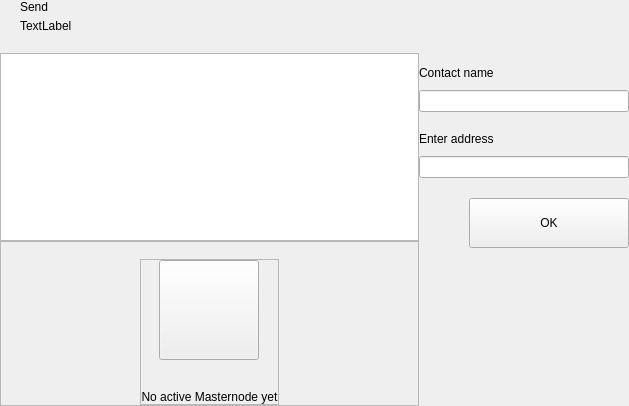
<?xml version="1.0" encoding="UTF-8"?>
<ui version="4.0">
 <class>AddressesWidget</class>
 <widget class="QWidget" name="AddressesWidget">
  <property name="geometry">
   <rect>
    <x>0</x>
    <y>0</y>
    <width>629</width>
    <height>406</height>
   </rect>
  </property>
  <property name="windowTitle">
   <string>Form</string>
  </property>
  <layout class="QHBoxLayout" name="horizontalLayout_2" stretch="2,1">
   <property name="spacing">
    <number>0</number>
   </property>
   <property name="leftMargin">
    <number>0</number>
   </property>
   <property name="topMargin">
    <number>0</number>
   </property>
   <property name="rightMargin">
    <number>0</number>
   </property>
   <property name="bottomMargin">
    <number>0</number>
   </property>
   <item>
    <widget class="QWidget" name="left" native="true">
     <layout class="QVBoxLayout" name="verticalLayout_3">
      <property name="leftMargin">
       <number>0</number>
      </property>
      <property name="topMargin">
       <number>0</number>
      </property>
      <property name="rightMargin">
       <number>0</number>
      </property>
      <property name="bottomMargin">
       <number>0</number>
      </property>
      <item>
       <layout class="QVBoxLayout" name="verticalLayout_21">
        <property name="spacing">
         <number>0</number>
        </property>
        <item>
         <layout class="QHBoxLayout" name="horizontalLayout_3">
          <property name="spacing">
           <number>0</number>
          </property>
          <property name="leftMargin">
           <number>20</number>
          </property>
          <property name="rightMargin">
           <number>10</number>
          </property>
          <item>
           <layout class="QVBoxLayout" name="verticalLayout_8">
            <property name="spacing">
             <number>5</number>
            </property>
            <item>
             <widget class="QLabel" name="labelTitle">
              <property name="text">
               <string>Send</string>
              </property>
             </widget>
            </item>
            <item alignment="Qt::AlignTop">
             <widget class="QLabel" name="labelSubtitle1">
              <property name="text">
               <string>TextLabel</string>
              </property>
             </widget>
            </item>
           </layout>
          </item>
          <item>
           <spacer name="horizontalSpacer11">
            <property name="orientation">
             <enum>Qt::Horizontal</enum>
            </property>
            <property name="sizeHint" stdset="0">
             <size>
              <width>40</width>
              <height>20</height>
             </size>
            </property>
           </spacer>
          </item>
         </layout>
        </item>
        <item>
         <layout class="QVBoxLayout" name="verticalLayout_6"/>
        </item>
        <item>
         <spacer name="verticalSpacer_4">
          <property name="orientation">
           <enum>Qt::Vertical</enum>
          </property>
          <property name="sizeType">
           <enum>QSizePolicy::Fixed</enum>
          </property>
          <property name="sizeHint" stdset="0">
           <size>
            <width>20</width>
            <height>20</height>
           </size>
          </property>
         </spacer>
        </item>
        <item>
         <widget class="QListView" name="listAddresses">
          <property name="mouseTracking">
           <bool>true</bool>
          </property>
         </widget>
        </item>
        <item>
         <widget class="QFrame" name="emptyContainer">
          <property name="minimumSize">
           <size>
            <width>0</width>
            <height>100</height>
           </size>
          </property>
          <property name="frameShape">
           <enum>QFrame::StyledPanel</enum>
          </property>
          <property name="frameShadow">
           <enum>QFrame::Raised</enum>
          </property>
          <layout class="QVBoxLayout" name="verticalLayout_7" stretch="1,8">
           <property name="spacing">
            <number>0</number>
           </property>
           <property name="leftMargin">
            <number>0</number>
           </property>
           <property name="topMargin">
            <number>0</number>
           </property>
           <property name="rightMargin">
            <number>0</number>
           </property>
           <property name="bottomMargin">
            <number>0</number>
           </property>
           <item>
            <spacer name="verticalSpacer">
             <property name="orientation">
              <enum>Qt::Vertical</enum>
             </property>
             <property name="sizeHint" stdset="0">
              <size>
               <width>20</width>
               <height>20</height>
              </size>
             </property>
            </spacer>
           </item>
           <item alignment="Qt::AlignHCenter|Qt::AlignVCenter">
            <widget class="QFrame" name="emptyScreen">
             <property name="sizePolicy">
              <sizepolicy hsizetype="Expanding" vsizetype="Expanding">
               <horstretch>0</horstretch>
               <verstretch>0</verstretch>
              </sizepolicy>
             </property>
             <property name="frameShape">
              <enum>QFrame::StyledPanel</enum>
             </property>
             <property name="frameShadow">
              <enum>QFrame::Raised</enum>
             </property>
             <layout class="QVBoxLayout" name="verticalLayout">
              <property name="spacing">
               <number>30</number>
              </property>
              <property name="leftMargin">
               <number>0</number>
              </property>
              <property name="topMargin">
               <number>0</number>
              </property>
              <property name="rightMargin">
               <number>0</number>
              </property>
              <property name="bottomMargin">
               <number>0</number>
              </property>
              <item alignment="Qt::AlignHCenter|Qt::AlignVCenter">
               <widget class="QPushButton" name="pushImgEmpty">
                <property name="minimumSize">
                 <size>
                  <width>100</width>
                  <height>100</height>
                 </size>
                </property>
                <property name="maximumSize">
                 <size>
                  <width>100</width>
                  <height>100</height>
                 </size>
                </property>
                <property name="text">
                 <string/>
                </property>
                <property name="iconSize">
                 <size>
                  <width>100</width>
                  <height>100</height>
                 </size>
                </property>
               </widget>
              </item>
              <item alignment="Qt::AlignHCenter|Qt::AlignVCenter">
               <widget class="QLabel" name="labelEmpty">
                <property name="styleSheet">
                 <string notr="true"/>
                </property>
                <property name="text">
                 <string>No active Masternode yet</string>
                </property>
                <property name="alignment">
                 <set>Qt::AlignCenter</set>
                </property>
               </widget>
              </item>
             </layout>
            </widget>
           </item>
          </layout>
         </widget>
        </item>
       </layout>
      </item>
     </layout>
    </widget>
   </item>
   <item>
    <widget class="QWidget" name="right" native="true">
     <layout class="QVBoxLayout" name="verticalLayout_5">
      <property name="leftMargin">
       <number>0</number>
      </property>
      <property name="topMargin">
       <number>0</number>
      </property>
      <property name="rightMargin">
       <number>0</number>
      </property>
      <property name="bottomMargin">
       <number>0</number>
      </property>
      <item>
       <layout class="QVBoxLayout" name="verticalLayout_4">
        <property name="spacing">
         <number>6</number>
        </property>
        <item>
         <widget class="OptionButton" name="btnAddContact" native="true">
          <property name="minimumSize">
           <size>
            <width>0</width>
            <height>50</height>
           </size>
          </property>
         </widget>
        </item>
        <item>
         <widget class="QWidget" name="layoutNewContact" native="true">
          <layout class="QVBoxLayout" name="verticalLayout_71">
           <property name="spacing">
            <number>0</number>
           </property>
           <property name="leftMargin">
            <number>0</number>
           </property>
           <property name="topMargin">
            <number>10</number>
           </property>
           <property name="rightMargin">
            <number>0</number>
           </property>
           <property name="bottomMargin">
            <number>20</number>
           </property>
           <item>
            <layout class="QVBoxLayout" name="verticalLayout11">
             <property name="spacing">
              <number>10</number>
             </property>
             <item>
              <widget class="QLabel" name="labelName">
               <property name="text">
                <string>Contact name</string>
               </property>
              </widget>
             </item>
             <item>
              <widget class="QLineEdit" name="lineEditName"/>
             </item>
            </layout>
           </item>
           <item>
            <spacer name="verticalSpacer_3">
             <property name="orientation">
              <enum>Qt::Vertical</enum>
             </property>
             <property name="sizeType">
              <enum>QSizePolicy::Minimum</enum>
             </property>
             <property name="sizeHint" stdset="0">
              <size>
               <width>20</width>
               <height>20</height>
              </size>
             </property>
            </spacer>
           </item>
           <item>
            <layout class="QVBoxLayout" name="verticalLayout_2">
             <property name="spacing">
              <number>10</number>
             </property>
             <item>
              <widget class="QLabel" name="labelAddress">
               <property name="text">
                <string>Enter address</string>
               </property>
              </widget>
             </item>
             <item>
              <widget class="QLineEdit" name="lineEditAddress"/>
             </item>
            </layout>
           </item>
           <item>
            <spacer name="verticalSpacer_2">
             <property name="orientation">
              <enum>Qt::Vertical</enum>
             </property>
             <property name="sizeType">
              <enum>QSizePolicy::Fixed</enum>
             </property>
             <property name="sizeHint" stdset="0">
              <size>
               <width>20</width>
               <height>20</height>
              </size>
             </property>
            </spacer>
           </item>
           <item>
            <layout class="QHBoxLayout" name="horizontalLayout">
             <property name="spacing">
              <number>0</number>
             </property>
             <item>
              <spacer name="horizontalSpacer_3">
               <property name="orientation">
                <enum>Qt::Horizontal</enum>
               </property>
               <property name="sizeHint" stdset="0">
                <size>
                 <width>40</width>
                 <height>20</height>
                </size>
               </property>
              </spacer>
             </item>
             <item>
              <widget class="QPushButton" name="btnSave">
               <property name="minimumSize">
                <size>
                 <width>160</width>
                 <height>50</height>
                </size>
               </property>
               <property name="text">
                <string>OK</string>
               </property>
              </widget>
             </item>
            </layout>
           </item>
          </layout>
         </widget>
        </item>
        <item>
         <spacer name="verticalSpacer_5">
          <property name="orientation">
           <enum>Qt::Vertical</enum>
          </property>
          <property name="sizeHint" stdset="0">
           <size>
            <width>20</width>
            <height>40</height>
           </size>
          </property>
         </spacer>
        </item>
       </layout>
      </item>
     </layout>
    </widget>
   </item>
  </layout>
 </widget>
 <customwidgets>
  <customwidget>
   <class>OptionButton</class>
   <extends>QWidget</extends>
   <header>qt/Parara/optionbutton.h</header>
   <container>1</container>
  </customwidget>
 </customwidgets>
 <resources/>
 <connections/>
</ui>
